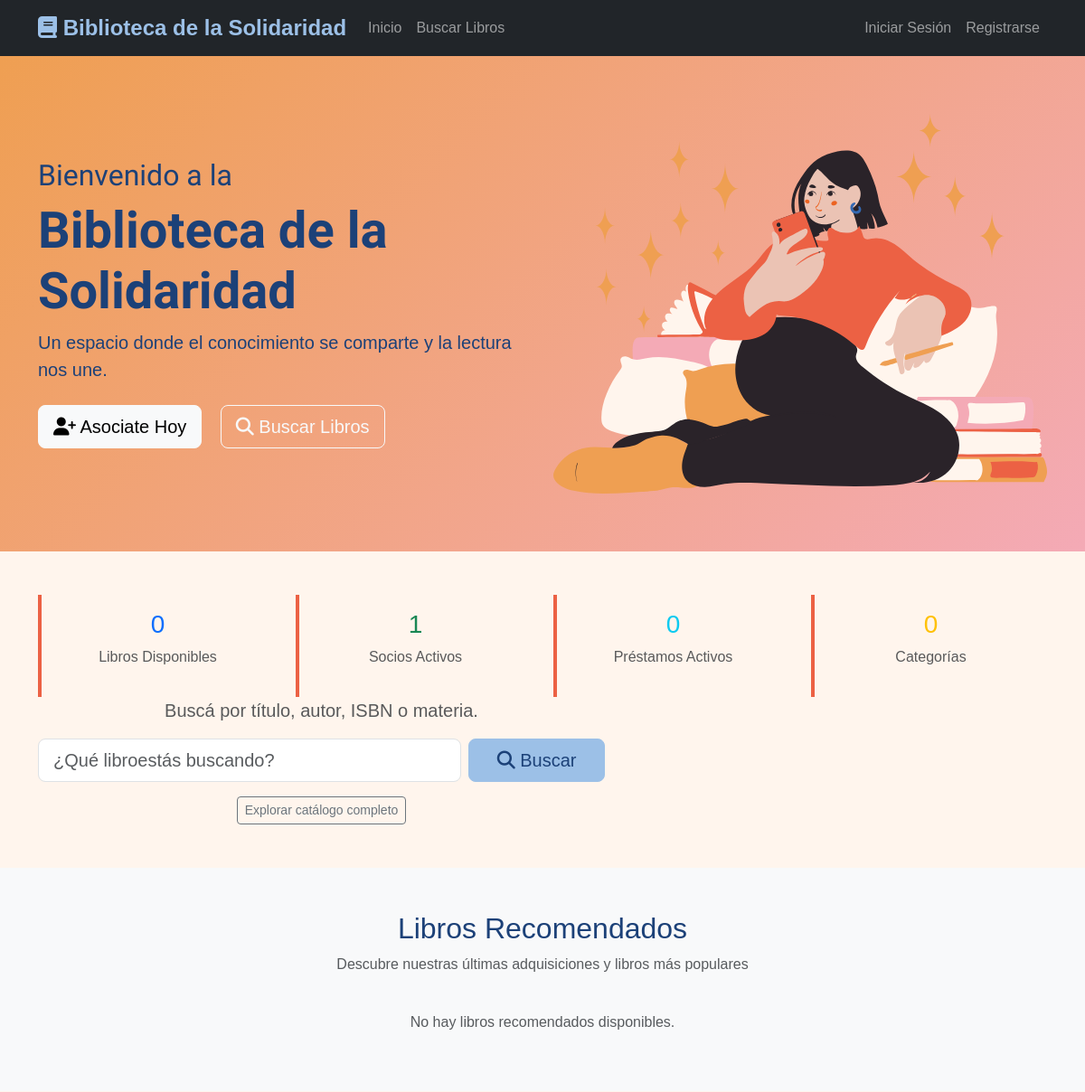
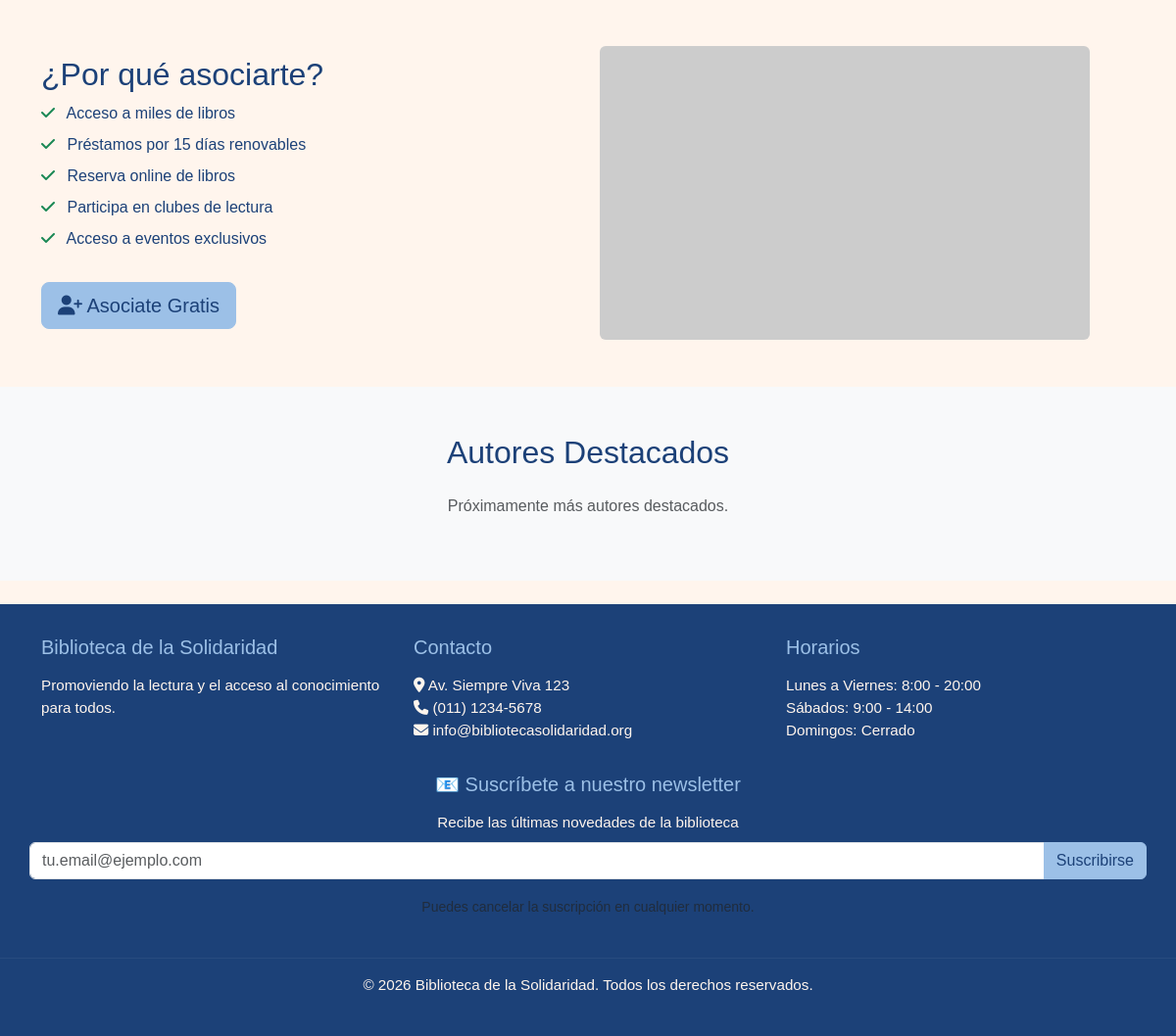
Before: / with the older database file (2 pictures, top to bottom).
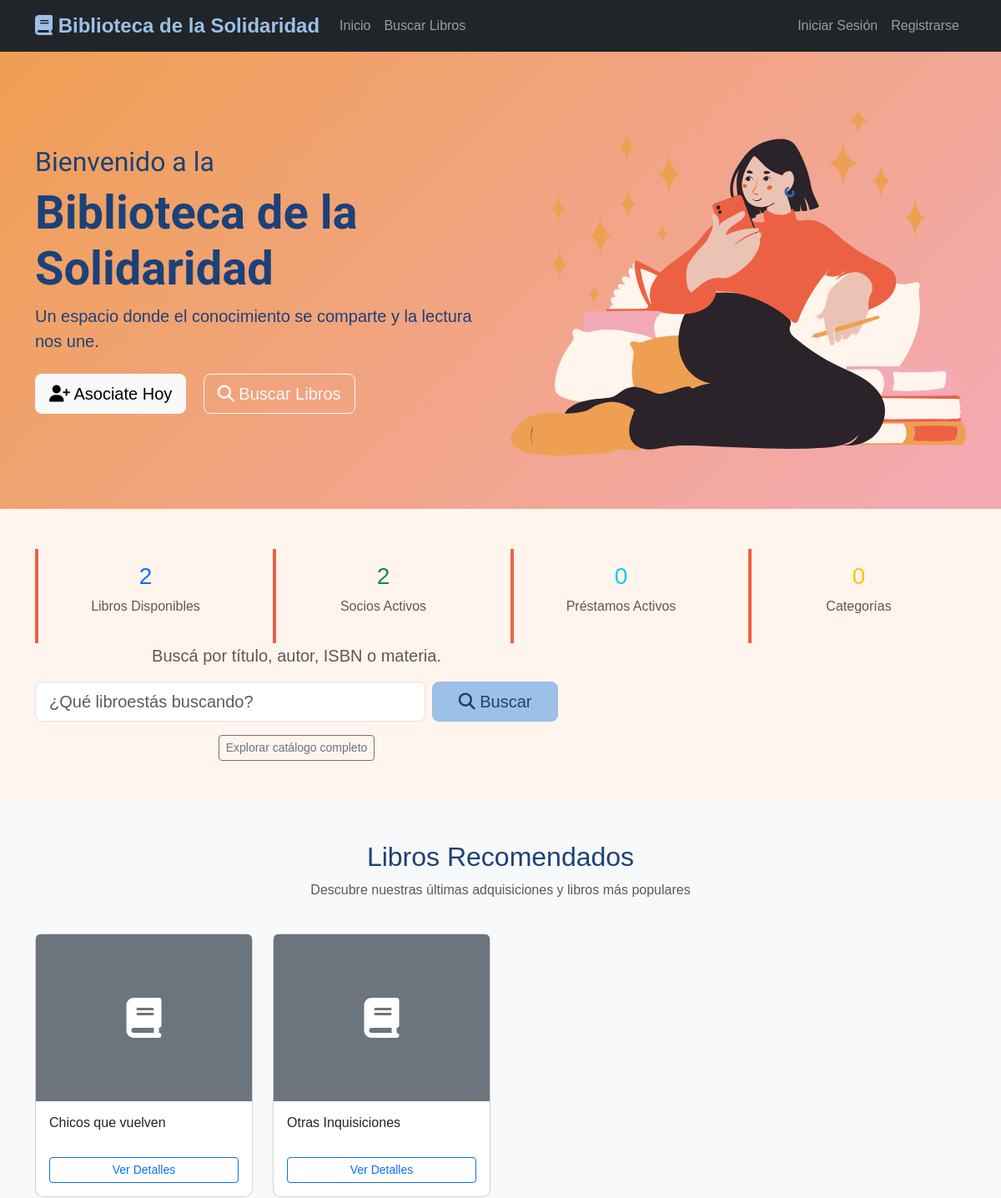
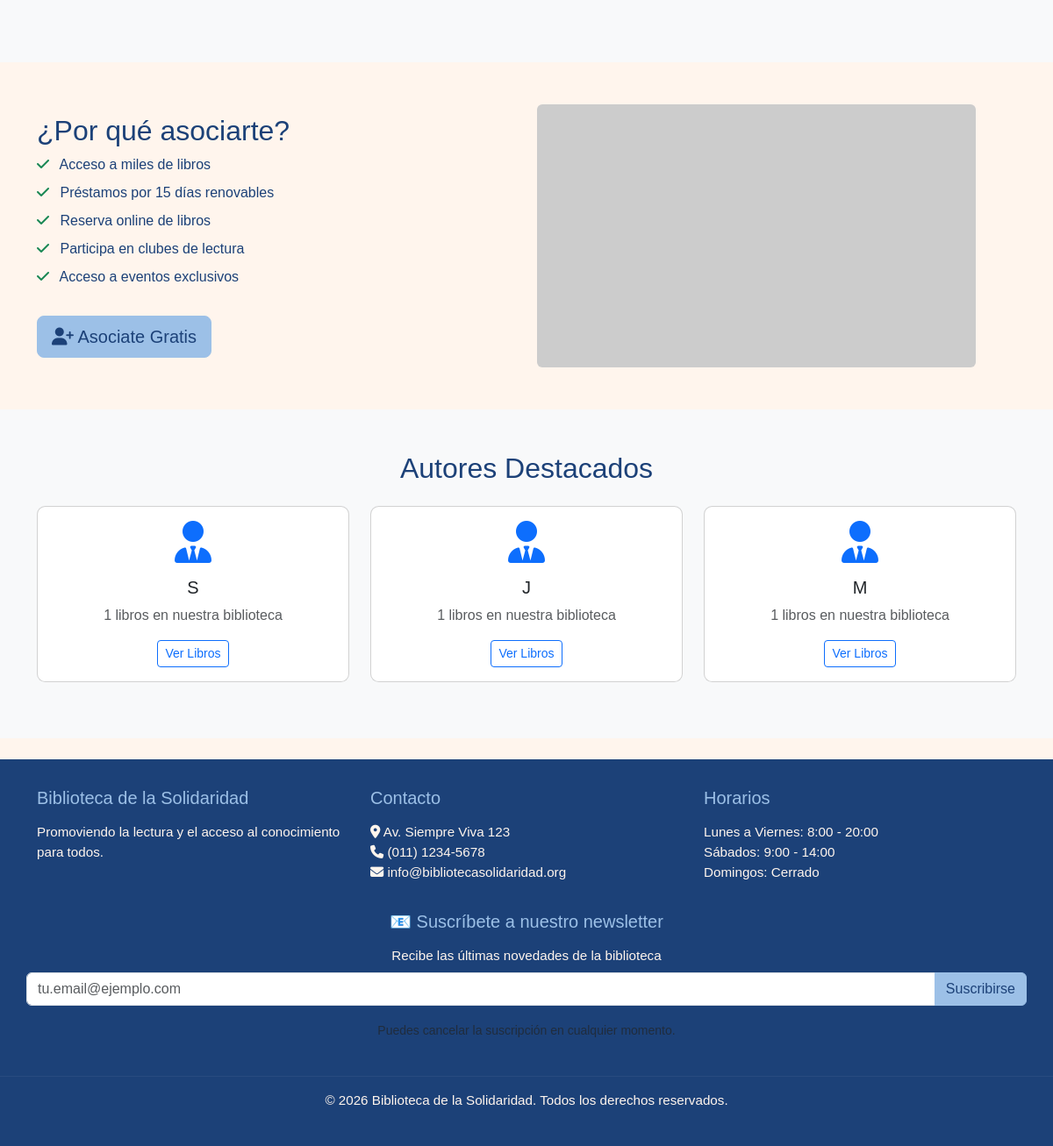
After: the same page with the newer database file (2 pictures, top to bottom).
### apps/books/models.py (models this page shows, shortened)
class Book(models.Model):
    openlibrary_id = models.CharField(
        max_length=50, unique=True, blank=True, null=True, db_index=True
    )
    title = models.CharField(max_length=500, db_index=True)
    authors = models.ManyToManyField(Author, related_name='books', blank=True)
    publish_date = models.CharField(max_length=100, blank=True)
    description = models.TextField(blank=True)
    number_of_pages = models.IntegerField(blank=True, null=True)
    isbn = models.ManyToManyField(ISBN, related_name='books', blank=True)
    cover_url = models.URLField(blank=True)
    categories = models.ManyToManyField(Category, related_name='books')
    stock = models.IntegerField(default=0)
    available = models.BooleanField(default=True)
    created_at = models.DateTimeField(auto_now_add=True)
    updated_at = models.DateTimeField(auto_now=True)
    objects = BookQuerySet.as_manager()
    class Meta:
        db_table = 'books'
        verbose_name = 'Libro'
        verbose_name_plural = 'Libros'
        indexes = [
            models.Index(fields=['title']),
            models.Index(fields=['-created_at']),
            models.Index(fields=['available', 'stock']),
        ]

class Author(models.Model):
    name = models.CharField(max_length=255, unique=True, db_index=True)
    openlibrary_id = models.CharField(
        max_length=100, unique=True, blank=True, null=True
    )
    biography = models.TextField(blank=True)
    class Meta:
        db_table = 'authors'
        verbose_name = 'Autor'
        verbose_name_plural = 'Autores'
        indexes = [
            models.Index(fields=['name']),
            models.Index(fields=['openlibrary_id']),
        ]

### apps/page/views.py (the view)
# urls.py: path('', HomeView.as_view(), name='home'),
class HomeView(TemplateView):
    template_name = 'home.html'
    def get_context_data(self, **kwargs):
        context = super().get_context_data(**kwargs)
        today = timezone.now().date()
        recommended_books = (
            Book.objects
            .recommended(limit=12)
            .prefetch_related('authors', 'categories')
        )
        new_arrivals = (
            Book.objects
            .filter(stock__gt=0)
            .prefetch_related('authors')
            .order_by('-created_at')[:8]
        )
        featured_authors = (
            Author.objects
            .annotate(books_count=Count('books'))
            .filter(books_count__gt=0)
            .order_by('-books_count')[:6]
        )
        upcoming_events = (
            CulturalEvent.objects
            .filter(date__gte=today)        # ⚠️ ajustá el nombre del campo
            .order_by('date')[:6]
        )
        featured_event = upcoming_events.first()   # el más próximo
        stats = {
            'total_books': Book.objects.total_available(),
            'active_members': User.objects.filter(is_active_member=True).count(),
            'active_loans': Loan.objects.active().count(),
            'categories': Category.objects.count(),
            'total_users': User.objects.count(),
            'events': CulturalEvent.objects.count(),
        }
        context.update({
            'recommended_books': recommended_books,
            'new_arrivals': new_arrivals,
            'featured_authors': featured_authors,
            'upcoming_events': upcoming_events,
            'featured_event': featured_event,
            'stats': stats,
            'today': today,
        })
        return context

### templates/home.html (shortened to what this page needs)
{% extends 'base.html' %}
{% load static %}
{% block content %}
<section class="hero-section">
    <div class="container">
        <div class="row align-items-center">
            <div class="col-lg-6">
                <h2 class="playwrite-au-tas-bold">Bienvenido a la</h2>
                <h1 class="display-4 fw-bold playwrite-au-tas-semibold">Biblioteca de la Solidaridad</h1>
                <p class="lead">Un espacio donde el conocimiento se comparte y la lectura nos une.</p>
                {% if not user.is_authenticated %}
                <div class="mt-4">
                    <a href="{% url 'register' %}" class="btn btn-light btn-lg me-3">
                        <i class="fas fa-user-plus"></i> Asociate Hoy
                    </a>
                    <a href="{% url 'book_search' %}" class="btn btn-outline-light btn-lg">
                        <i class="fas fa-search"></i> Buscar Libros
                    </a>
                </div>
                {% endif %}
            </div>
              <div class="col-lg-6">
            <img class="portada" src="{% static 'images/reader.svg' %}" alt="Biblioteca" class="img-fluid">
        </div>
        </div>
    </div>
</section>
<section class="py-5">
    <div class="container">
        <div class="row text-center">
            <div class="col-md-3">
                <div class="stats-card p-3">
                    <h3 class="text-primary">{{ stats.total_books }}</h3>
                    <p class="text-muted">Libros Disponibles</p>
                </div>
            </div>
            <div class="col-md-3">
                <div class="stats-card p-3">
                    <h3 class="text-success">{{ stats.active_members }}</h3>
                    <p class="text-muted">Socios Activos</p>
                </div>
            </div>
            <div class="col-md-3">
                <div class="stats-card p-3">
                    <h3 class="text-info">{{ stats.active_loans }}</h3>
                    <p class="text-muted">Préstamos Activos</p>
                </div>
            </div>
            <div class="col-md-3">
                <div class="stats-card p-3">
                    <h3 class="text-warning">{{ stats.categories }}</h3>
                    <p class="text-muted">Categorías</p>
                </div>
            </div>
            <div class="row align-items-center">
                <div class="col-lg-7">
                    <p class="lead text-muted">Buscá por título, autor, ISBN o materia.</p>
                    <form action="{% url 'book_search' %}" method="get" class="row g-2">
                        <div class="col-md-9">
                            <input type="search" name="q" class="form-control form-control-lg"
                                placeholder="¿Qué libroestás buscando?" required>
                        </div>
                        <div class="col-md-3">
                            <button class="btn btn-primary btn-lg w-100">
                                <i class="fas fa-search"></i> Buscar
                            </button>
                        </div>
                    </form>
                    <div class="mt-3">
                        <a href="{% url 'book_list' %}" class="btn btn-outline-secondary btn-sm">
                            Explorar catálogo completo
                        </a>
                    </div>
                </div>
            </div>
        </div>
</section>
<section class="py-5 bg-light">
    <div class="container">
        <div class="row mb-4">
            <div class="col">
                <h2 class="text-center">Libros Recomendados</h2>
                <p class="text-center text-muted">Descubre nuestras últimas adquisiciones y libros más populares</p>
            </div>
        </div>
        <div class="row">
            {% for book in recommended_books %}
            <div class="col-lg-3 col-md-4 col-sm-6 mb-4">
                <div class="card book-card h-100">
                    {% if book.cover_url %}
                    <img src="{{ book.cover_url }}" class="card-img-top" alt="{{ book.title }}"
                        style="height: 200px; object-fit: cover;">
                    {% else %}
                    <div class="card-img-top bg-secondary d-flex align-items-center justify-content-center"
                        style="height: 200px;">
                        <i class="fas fa-book fa-3x text-white"></i>
                    </div>
                    {% endif %}
                    <div class="card-body d-flex flex-column">
                        <h6 class="card-title">{{ book.title|truncatewords:5 }}</h6>
                        <div class="mt-auto">
                            <a href="{% url 'book_detail' book.id %}" class="btn btn-sm btn-outline-primary w-100">
                                Ver Detalles
                            </a>
                        </div>
                    </div>
                </div>
            </div>
            {% empty %}
            <div class="col-12 text-center">
                <p class="text-muted">No hay libros recomendados disponibles.</p>
            </div>
            {% endfor %}
        </div>
    </div>
</section>
{% if not user.is_authenticated %}
<section class="py-5">
    <div class="container">
        <div class="row align-items-center">
            <div class="col-lg-6">
                <h2>¿Por qué asociarte?</h2>
                <ul class="list-unstyled">
                    <li class="mb-2"><i class="fas fa-check text-success me-2"></i> Acceso a miles de libros</li>
                    <li class="mb-2"><i class="fas fa-check text-success me-2"></i> Préstamos por 15 días renovables
                    </li>
                    <li class="mb-2"><i class="fas fa-check text-success me-2"></i> Reserva online de libros</li>
                    <li class="mb-2"><i class="fas fa-check text-success me-2"></i> Participa en clubes de lectura</li>
                    <li class="mb-2"><i class="fas fa-check text-success me-2"></i> Acceso a eventos exclusivos</li>
                </ul>
                <a href="{% url 'register' %}" class="btn btn-primary btn-lg mt-3">
                    <i class="fas fa-user-plus"></i> Asociate Gratis
                </a>
            </div>
            <div class="col-lg-6">
                <img src="{% static 'images/benefits.png' %}" alt="Beneficios" class="img-fluid rounded"
                    onerror="this.src='https://via.placeholder.com/500x300/28a745/ffffff?text=Beneficios+para+Socios'">
            </div>
        </div>
    </div>
</section>
{% endif %}
<section class="py-5 bg-light">
    <div class="container">
        <h2 class="text-center mb-4">Autores Destacados</h2>
        <div class="row">
            {% for author in featured_authors %}
            <div class="col-md-4 mb-3">
                <div class="card">
                    <div class="card-body text-center">
                        <i class="fas fa-user-tie fa-3x text-primary mb-3"></i>
                        <h5 class="card-title">{{ author.name.0 }}</h5>
                        <p class="card-text text-muted">{{ author.books_count }} libros en nuestra biblioteca</p>
                        <a href="{% url 'book_search' %}?q={{ author.name|urlencode }}"
                            class="btn btn-sm btn-outline-primary">
                            Ver Libros
                        </a>
                    </div>
                </div>
            </div>
            {% empty %}
            <div class="col-12 text-center">
                <p class="text-muted">Próximamente más autores destacados.</p>
            </div>
            {% endfor %}
        </div>
    </div>
</section>
{% endblock %}

### templates/base.html (shortened to what this page needs)
{% load static %}
<!DOCTYPE html>
<html lang="es">
<head>
    <link href="https://cdn.jsdelivr.net/npm/bootstrap@5.3.0/dist/css/bootstrap.min.css" rel="stylesheet">
    <link rel="stylesheet" href="https://cdnjs.cloudflare.com/ajax/libs/font-awesome/6.4.0/css/all.min.css">
    <link rel="stylesheet" href="{% static 'css/styles.css' %}">
</head>
<body>
<nav class="navbar navbar-expand-lg navbar-dark bg-dark">
    <div class="container">
        <a class="navbar-brand" href="{% url 'home' %}">
            <i class="fas fa-book"></i> Biblioteca de la Solidaridad
        </a>
        <div class="collapse navbar-collapse" id="navbarNav">
            <ul class="navbar-nav me-auto">
                <li class="nav-item">
                    <a class="nav-link" href="{% url 'home' %}">Inicio</a>
                </li>
                <li class="nav-item">
                    <a class="nav-link" href="{% url 'book_search' %}">Buscar Libros</a>
                </li>
            </ul>
            <ul class="navbar-nav">
                {% if user.is_authenticated %}
                <li class="nav-item dropdown">
                    <a class="nav-link dropdown-toggle" href="#" role="button" data-bs-toggle="dropdown">
                        <i class="fas fa-user"></i> {{ user.get_full_name|default:user.username }}
                    </a>
                    <ul class="dropdown-menu dropdown-menu-end">
                        <li><a class="dropdown-item" href="{% url 'profile' %}">Mi Perfil</a></li>
                        <li><a class="dropdown-item" href="{% url 'user_loans' %}">Mis Préstamos</a></li>
                        <li><hr class="dropdown-divider"></li>
                        <li>
                            <form method="post" action="{% url 'logout' %}">
                                {% csrf_token %}
                                <button type="submit" class="dropdown-item">Cerrar sesión</button>
                            </form>
                        </li>
                    </ul>
                </li>
                {% else %}
                <li class="nav-item">
                    <a class="nav-link" href="{% url 'login' %}">Iniciar Sesión</a>
                </li>
                <li class="nav-item">
                    <a class="nav-link" href="{% url 'register' %}">Registrarse</a>
                </li>
                {% endif %}
            </ul>
        </div>
    </div>
</nav>
    <main>
        {% block content %}{% endblock %}
    </main>
    <br>
    <footer class="footer">
        <div class="container">
            <div class="row">
                <div class="col-md-4">
                    <h5>Biblioteca de la Solidaridad</h5>
                    <p>Promoviendo la lectura y el acceso al conocimiento para todos.</p>
                </div>
                <div class="col-md-4">
                    <h5>Contacto</h5>
                    <p>
                        <i class="fas fa-map-marker-alt"></i> Av. Siempre Viva 123<br>
                        <i class="fas fa-phone"></i> (011) 1234-5678<br>
                        <i class="fas fa-envelope"></i> info@bibliotecasolidaridad.org
                    </p>
                </div>
                <div class="col-md-4">
                    <h5>Horarios</h5>
                    <p>
                        Lunes a Viernes: 8:00 - 20:00<br>
                        Sábados: 9:00 - 14:00<br>
                        Domingos: Cerrado
                    </p>
                </div>
                <div class="card-body text-center">
                    <br>
                    <div>
                        <h5>📧 Suscríbete a nuestro newsletter</h5>
                        <p>Recibe las últimas novedades de la biblioteca</p>
                        <form method="post" action="{% url 'subscribe_newsletter' %}">
                            <div class="input-group mb-3">
                                <input type="email" name="email" class="form-control" placeholder="tu.email@ejemplo.com"
                                    required>
                                <button class="btn btn-primary" type="submit">Suscribirse</button>
                            </div>
                        </form>
                        <small class="text-muted">Puedes cancelar la suscripción en cualquier momento.</small>
                    </div>
                </div>
            </div>
            <br>
        </div>
        <hr>
        <div class="text-center">
            <p>&copy; 2026 Biblioteca de la Solidaridad. Todos los derechos reservados.</p>
        </div>
    </footer>
</body>
</html>

Changed rows visible on the page:
added Book: title "Chicos que vuelven"
added Book: title "Otras Inquisiciones"
added Author: name.0 "S", books_count "1"
added Author: name.0 "J", books_count "1"
added Author: name.0 "M", books_count "1"
Other visible differences:
{{ stats.total_books }}: "0" → "2"
{{ stats.active_members }}: "1" → "2"
text no longer shown: "No hay libros recomendados disponibles. Próximamente más autores destacados."
